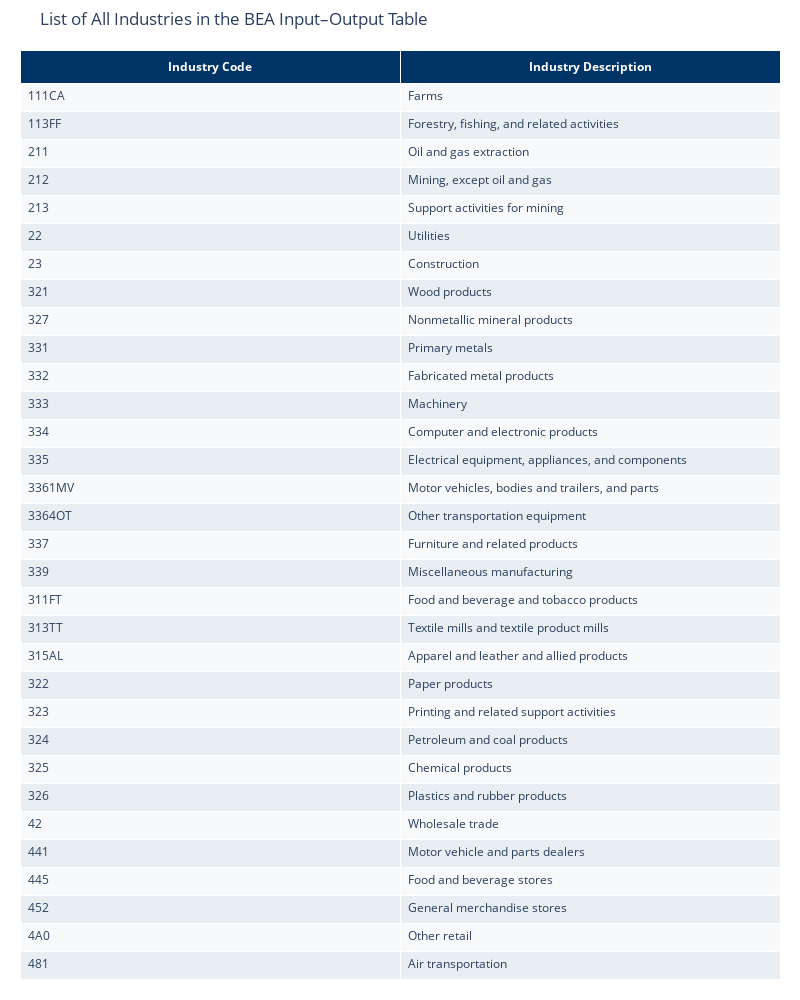

The cell this chart's notebook holds for it:
### Code cell
# Displaying the reference table of industry codes and their full names so it is easier to understand

# Extract the first two columns: code + description
industry_table = df.iloc[1:, :2].copy()  # skip the first metadata row

# Rename columns for clarity
industry_table.columns = ["Industry Code", "Industry Description"]

# Reset index for a clean display
industry_table.reset_index(drop=True, inplace=True)

# Display all industries in a scrollable interactive table (via Plotly)
import plotly.graph_objects as go

fig = go.Figure(data=[go.Table(
    header=dict(values=["<b>Industry Code</b>", "<b>Industry Description</b>"],
                fill_color="#003366",
                font=dict(color="white", size=12),
                align="center"),
    cells=dict(values=[industry_table["Industry Code"], industry_table["Industry Description"]],
               fill_color=[["#F8F9FB", "#E9EEF3"] * (len(industry_table)//2 + 1)],
               align="left",
               height=28)
)])

fig.update_layout(
    width=800,
    height=1000,
    title="List of All Industries in the BEA Input–Output Table",
    margin=dict(l=20, r=20, t=50, b=20)
)


fig.show()

### Figure 1 — Plotly figure (JSON) as saved in the notebook; plotly's stock layout.template omitted (floating-point values rounded to 4 significant figures; data arrays with more than 128 entries replaced by an {"elided": "..."} marker saying what was removed)
{"data": [{"cells": {"align": "left", "fill": {"color": [["#F8F9FB", "#E9EEF3", "#F8F9FB", "#E9EEF3", "#F8F9FB", "#E9EEF3", "#F8F9FB", "#E9EEF3", "#F8F9FB", "#E9EEF3", "#F8F9FB", "#E9EEF3", "#F8F9FB", "#E9EEF3", "#F8F9FB", "#E9EEF3", "#F8F9FB", "#E9EEF3", "#F8F9FB", "#E9EEF3", "#F8F9FB", "#E9EEF3", "#F8F9FB", "#E9EEF3", "#F8F9FB", "#E9EEF3", "#F8F9FB", "#E9EEF3", "#F8F9FB", "#E9EEF3", "#F8F9FB", "#E9EEF3", "#F8F9FB", "#E9EEF3", "#F8F9FB", "#E9EEF3", "#F8F9FB", "#E9EEF3", "#F8F9FB", "#E9EEF3", "#F8F9FB", "#E9EEF3", "#F8F9FB", "#E9EEF3", "#F8F9FB", "#E9EEF3", "#F8F9FB", "#E9EEF3", "#F8F9FB", "#E9EEF3", "#F8F9FB", "#E9EEF3", "#F8F9FB", "#E9EEF3", "#F8F9FB", "#E9EEF3", "#F8F9FB", "#E9EEF3", "#F8F9FB", "#E9EEF3", "#F8F9FB", "#E9EEF3", "#F8F9FB", "#E9EEF3", "#F8F9FB", "#E9EEF3", "#F8F9FB", "#E9EEF3", "#F8F9FB", "#E9EEF3", "#F8F9FB", "#E9EEF3", "#F8F9FB", "#E9EEF3", "#F8F9FB", "#E9EEF3"]]}, "height": 28, "values": {"elided": "2x74 str values"}}, "header": {"align": "center", "fill": {"color": "#003366"}, "font": {"color": "white", "size": 12}, "values": ["<b>Industry Code</b>", "<b>Industry Description</b>"]}, "type": "table"}], "layout": {"height": 1000, "margin": {"b": 20, "l": 20, "r": 20, "t": 50}, "title": {"text": "List of All Industries in the BEA Input–Output Table"}, "width": 800}}
